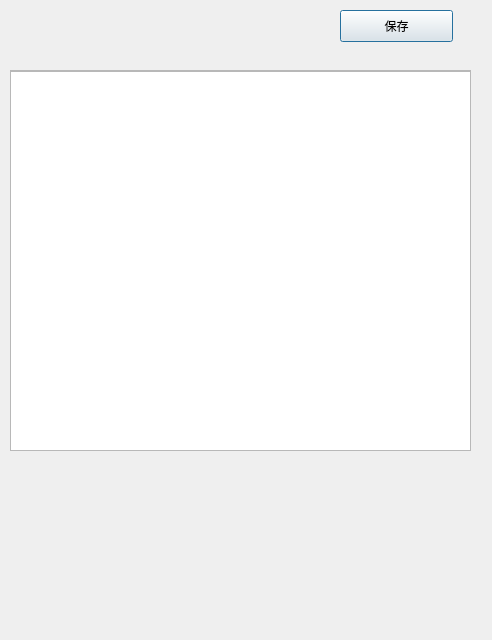
<?xml version="1.0" encoding="UTF-8"?>
<ui version="4.0">
 <class>Dialog</class>
 <widget class="QDialog" name="Dialog">
  <property name="geometry">
   <rect>
    <x>0</x>
    <y>0</y>
    <width>492</width>
    <height>640</height>
   </rect>
  </property>
  <property name="windowTitle">
   <string>Dialog</string>
  </property>
  <widget class="QPushButton" name="btn_save">
   <property name="geometry">
    <rect>
     <x>340</x>
     <y>10</y>
     <width>113</width>
     <height>32</height>
    </rect>
   </property>
   <property name="text">
    <string>保存</string>
   </property>
  </widget>
  <widget class="QScrollArea" name="scrollArea">
   <property name="geometry">
    <rect>
     <x>10</x>
     <y>70</y>
     <width>461</width>
     <height>381</height>
    </rect>
   </property>
   <property name="widgetResizable">
    <bool>true</bool>
   </property>
   <widget class="QWidget" name="scrollAreaWidgetContents">
    <property name="geometry">
     <rect>
      <x>0</x>
      <y>0</y>
      <width>459</width>
      <height>379</height>
     </rect>
    </property>
    <widget class="QTextEdit" name="et_script">
     <property name="geometry">
      <rect>
       <x>-10</x>
       <y>0</y>
       <width>471</width>
       <height>381</height>
      </rect>
     </property>
     <property name="acceptRichText">
      <bool>false</bool>
     </property>
    </widget>
   </widget>
  </widget>
 </widget>
 <resources/>
 <connections/>
</ui>
